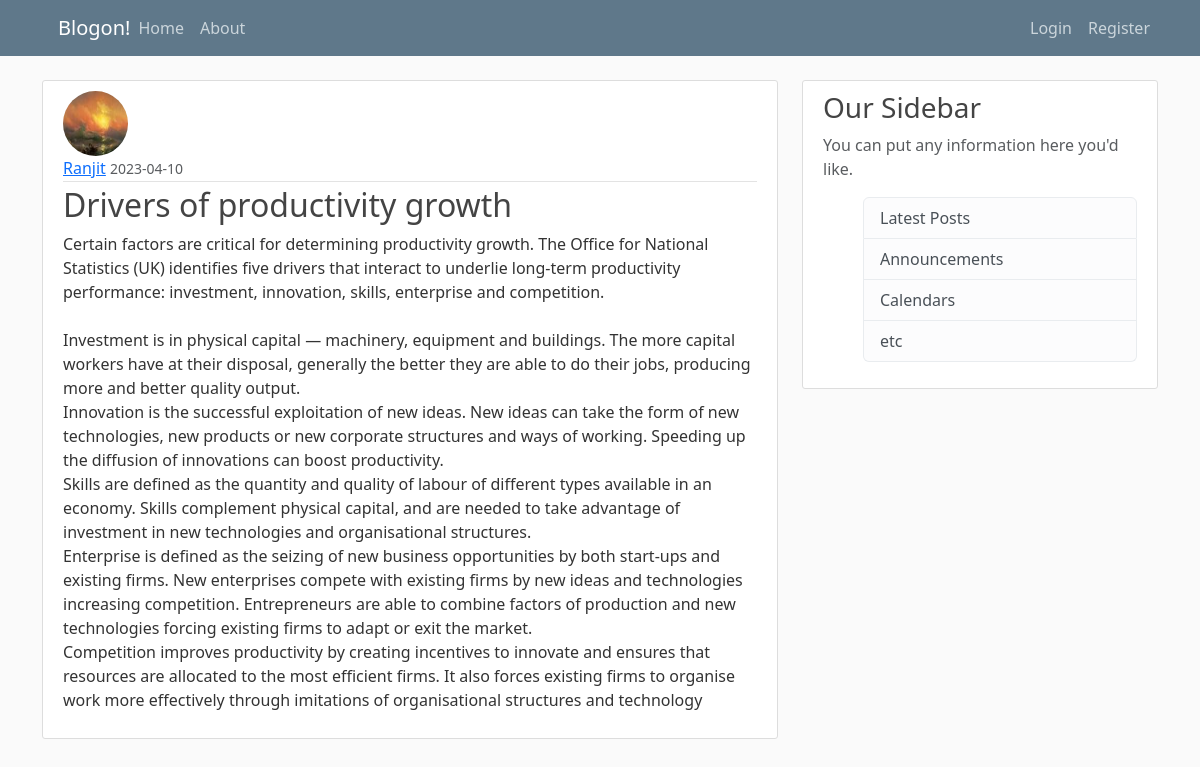
The app's page /post/4 with its own data.
### flaskblog/models.py (models this page shows, shortened)
class User(db.Model, UserMixin):
    id = db.Column(db.Integer, primary_key = True)
    username = db.Column(db.String(20), unique =True, nullable = False)
    email = db.Column(db.String(120), unique =True, nullable = False)
    image_file = db.Column(db.String(20), default = 'default.jpg')
    password = db.Column(db.String(60), nullable = False)
    posts = db.relationship('Post', backref = 'author', lazy = True)

class Post(db.Model):
    id = db.Column(db.Integer, primary_key = True)
    title = db.Column(db.String(100), nullable = False)
    date_posted = db.Column(db.DateTime, nullable = False, default = datetime.utcnow)
    content = db.Column(db.Text, nullable = False)
    user_id = db.Column(db.Integer, db.ForeignKey('user.id'), nullable = False)

### flaskblog/routes.py (the view)
@app.route("/post/<int:post_id>")
def post(post_id):
    post = Post.query.get_or_404(post_id)
    return render_template('post.html', title = post.title, post = post)

### flaskblog/templates/post.html (shortened to what this page needs)
{% extends "layout.html" %}
{% block content %}
    <article class="media content-section">
        <img class="rounded-circle article-img" src="{{ url_for('static', filename = 'profile_pics/' + post.author.image_file) }}">
        <div class="media-body">
            <div class="article-metadata">
            <a class="mr-2" href="#">{{ post.author.username }}</a>
            <small class="text-muted">{{ post.date_posted.strftime('%Y-%m-%d')}}</small>
        </div>
        <h2 class ="article-title">{{ post.title }}</h2>
        <p class="article-content">{{ post.content }}</p>
        </div>
    </article>
{% endblock content %}

### flaskblog/static/main.css (style rules this page uses)
body { background: #fafafa; color: #333333; margin-top: 5rem; }
h1, h2, h3, h4, h5, h6 { color: #444444; }
.content-section { background: #ffffff; padding: 10px 20px; border: 1px solid #dddddd; border-radius: 3px; margin-bottom: 20px; }
.article-title { color: #444444; }
.article-content { white-space: pre-line; }
.article-img { height: 65px; width: 65px; margin-right: 16px; }
.article-metadata { padding-bottom: 1px; margin-bottom: 4px; border-bottom: 1px solid #e3e3e3 }

### records on screen
User: image_file (picture), author.username "Ranjit"
Post: date_posted "2023-04-10", title "Drivers of productivity growth", content "Certain factors are critical for determining productivity growth. The Office for National Statistics (UK) identifies five drivers that interact to underlie long-term productivity performance: investment, innovation, skills, enterprise and competition. Investment is in physical capital — machinery, equipment and buildings. The more capital workers have at their disposal, generally the better they are able to do their jobs, producing more and better quality output. Innovation is the successful exploitation of new ideas. New ideas can take the form of new technologies, new products or new corporate structures and ways of working. Speeding up the diffusion of innovations can boost productivity.…"
